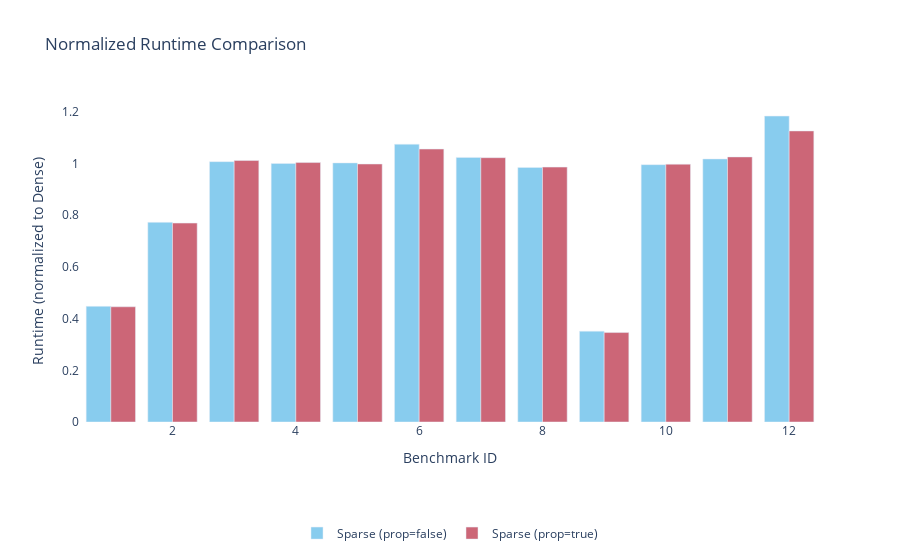
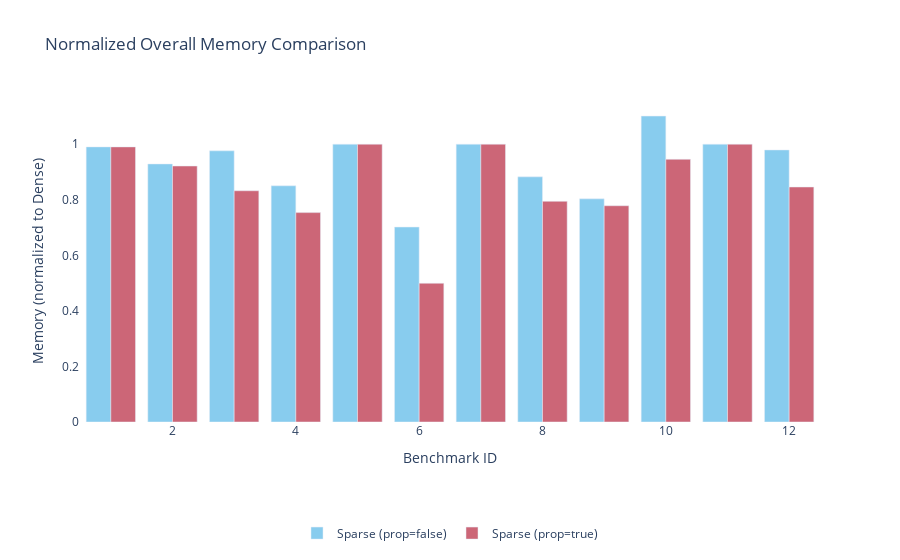
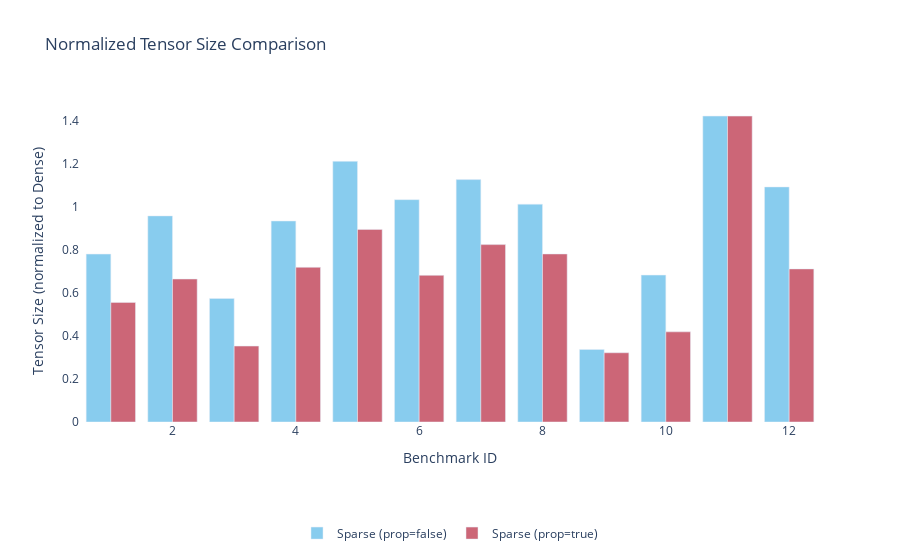
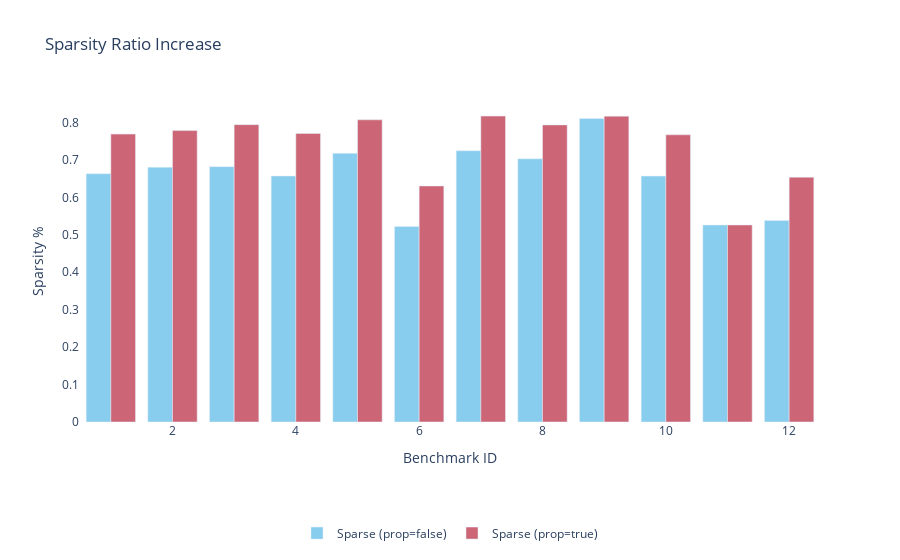

Source (notebook cell) for these figures, in order:
### Code cell
# --- Load and preprocess ---
df = pd.read_csv("einsum-data/13_50_5_complete.txt")
df.columns = df.columns.str.strip()
df = df.loc[df["file_name"] != "mc_2021_027.txt"]
df["benchmark_id"] = df["file_name"].factorize()[0] + 1

# Method labeling
def method_label(row):
    if row["format"] == "dense":
        return "Dense"
    elif row["format"] == "sparse" and row["propagate"] == 0:
        return "Sparse (prop=false)"
    elif row["format"] == "sparse" and row["propagate"] == 1:
        return "Sparse (prop=true)"
    else:
        return "Other"

df["method"] = df.apply(method_label, axis=1)
df = df.sort_values(by=['benchmark_id', 'format'])

# --- Normalization per benchmark ---
def normalize_metric(metric):
    dense_values = df.loc[df["method"] == "Dense", ["benchmark_id", metric]]
    dense_values = dense_values.rename(columns={metric: f"{metric}_dense"})

    merged = df.merge(dense_values, on="benchmark_id", how="left")
    merged[f"{metric}_norm"] = merged[metric] / merged[f"{metric}_dense"]
    return merged

df = normalize_metric("runtime")
df = normalize_metric("overall_memory")
df = normalize_metric("tensors-size")

# --- Filter out Dense bars ---
df_sparse = df[df["method"] != "Dense"]

# --- 1. Runtime comparison (normalized) ---
fig_runtime = px.bar(
    df_sparse,
    x="benchmark_id",
    y="runtime_norm",
    color="method",
    barmode="group",
    labels={"benchmark_id": "Benchmark ID", "runtime_norm": "Runtime (normalized to Dense)"},
    title="Normalized Runtime Comparison",
    color_discrete_sequence=px.colors.qualitative.Safe,
)
fig_runtime.update_layout(legend=dict(orientation="h", yanchor="top", y=-0.3,
                                      xanchor="center", x=0.5), plot_bgcolor='white', legend_title=None)
fig_runtime.show()

# --- 2. Memory comparison (normalized) ---
fig_memory = px.bar(
    df_sparse,
    x="benchmark_id",
    y="overall_memory_norm",
    color="method",
    barmode="group",
    labels={"benchmark_id": "Benchmark ID", "overall_memory_norm": "Memory (normalized to Dense)"},
    title="Normalized Overall Memory Comparison",
    color_discrete_sequence=px.colors.qualitative.Safe,
)
fig_memory.update_layout(legend=dict(orientation="h", yanchor="top", y=-0.3,
                                      xanchor="center", x=0.5), plot_bgcolor='white', legend_title=None)
fig_memory.show()

# --- 3. Tensor size comparison (normalized) ---
fig_tensors = px.bar(
    df_sparse,
    x="benchmark_id",
    y="tensors-size_norm",
    color="method",
    barmode="group",
    labels={"benchmark_id": "Benchmark ID", "tensors-size_norm": "Tensor Size (normalized to Dense)"},
    title="Normalized Tensor Size Comparison",
    color_discrete_sequence=px.colors.qualitative.Safe,
)
fig_tensors.update_layout(legend=dict(orientation="h", yanchor="top", y=-0.3,
                                      xanchor="center", x=0.5), plot_bgcolor='white', legend_title=None)
fig_tensors.show()



fig_sparsity = px.bar(
    df_sparse,
    x="benchmark_id",
    y="ratio_after",
    color="method",
    barmode="group",
    labels={"benchmark_id": "Benchmark ID", "ratio_after": "Sparsity %"},
    title="Sparsity Ratio Increase",
    color_discrete_sequence=px.colors.qualitative.Safe,
)
fig_sparsity.update_layout(legend=dict(orientation="h", yanchor="top", y=-0.3,
                                      xanchor="center", x=0.5), plot_bgcolor='white', legend_title=None)
fig_sparsity.show()

### Figure 1 — Plotly figure (JSON) as saved in the notebook; plotly's stock layout.template omitted (floating-point values rounded to 4 significant figures)
{"data": [{"alignmentgroup": "True", "hovertemplate": "method=Sparse (prop=false)<br>Benchmark ID=%{x}<br>Runtime (normalized to Dense)=%{y}<extra></extra>", "legendgroup": "Sparse (prop=false)", "marker": {"color": "rgb(136, 204, 238)", "pattern": {"shape": ""}}, "name": "Sparse (prop=false)", "offsetgroup": "Sparse (prop=false)", "orientation": "v", "showlegend": true, "textposition": "auto", "type": "bar", "x": [1, 2, 3, 4, 5, 6, 7, 8, 9, 10, 11, 12], "xaxis": "x", "y": [0.4474, 0.7723, 1.007, 0.9999, 1.002, 1.075, 1.024, 0.9847, 0.3515, 0.9954, 1.017, 1.183], "yaxis": "y"}, {"alignmentgroup": "True", "hovertemplate": "method=Sparse (prop=true)<br>Benchmark ID=%{x}<br>Runtime (normalized to Dense)=%{y}<extra></extra>", "legendgroup": "Sparse (prop=true)", "marker": {"color": "rgb(204, 102, 119)", "pattern": {"shape": ""}}, "name": "Sparse (prop=true)", "offsetgroup": "Sparse (prop=true)", "orientation": "v", "showlegend": true, "textposition": "auto", "type": "bar", "x": [1, 2, 3, 4, 5, 6, 7, 8, 9, 10, 11, 12], "xaxis": "x", "y": [0.4456, 0.7695, 1.011, 1.004, 0.9979, 1.056, 1.022, 0.9859, 0.346, 0.9973, 1.025, 1.126], "yaxis": "y"}], "layout": {"barmode": "group", "legend": {"orientation": "h", "title": {}, "tracegroupgap": 0, "x": 0.5, "xanchor": "center", "y": -0.3, "yanchor": "top"}, "plot_bgcolor": "white", "title": {"text": "Normalized Runtime Comparison"}, "xaxis": {"anchor": "y", "domain": [0, 1], "title": {"text": "Benchmark ID"}}, "yaxis": {"anchor": "x", "domain": [0, 1], "title": {"text": "Runtime (normalized to Dense)"}}}}

### Figure 2 — Plotly figure (JSON) as saved in the notebook; plotly's stock layout.template omitted (floating-point values rounded to 4 significant figures)
{"data": [{"alignmentgroup": "True", "hovertemplate": "method=Sparse (prop=false)<br>Benchmark ID=%{x}<br>Memory (normalized to Dense)=%{y}<extra></extra>", "legendgroup": "Sparse (prop=false)", "marker": {"color": "rgb(136, 204, 238)", "pattern": {"shape": ""}}, "name": "Sparse (prop=false)", "offsetgroup": "Sparse (prop=false)", "orientation": "v", "showlegend": true, "textposition": "auto", "type": "bar", "x": [1, 2, 3, 4, 5, 6, 7, 8, 9, 10, 11, 12], "xaxis": "x", "y": [0.9903, 0.9288, 0.9761, 0.8502, 1.0, 0.7018, 1.0, 0.8824, 0.8032, 1.101, 1.0, 0.9792], "yaxis": "y"}, {"alignmentgroup": "True", "hovertemplate": "method=Sparse (prop=true)<br>Benchmark ID=%{x}<br>Memory (normalized to Dense)=%{y}<extra></extra>", "legendgroup": "Sparse (prop=true)", "marker": {"color": "rgb(204, 102, 119)", "pattern": {"shape": ""}}, "name": "Sparse (prop=true)", "offsetgroup": "Sparse (prop=true)", "orientation": "v", "showlegend": true, "textposition": "auto", "type": "bar", "x": [1, 2, 3, 4, 5, 6, 7, 8, 9, 10, 11, 12], "xaxis": "x", "y": [0.9903, 0.9215, 0.8323, 0.7537, 1.0, 0.4994, 1.0, 0.7944, 0.7784, 0.9456, 1.0, 0.8459], "yaxis": "y"}], "layout": {"barmode": "group", "legend": {"orientation": "h", "title": {}, "tracegroupgap": 0, "x": 0.5, "xanchor": "center", "y": -0.3, "yanchor": "top"}, "plot_bgcolor": "white", "title": {"text": "Normalized Overall Memory Comparison"}, "xaxis": {"anchor": "y", "domain": [0, 1], "title": {"text": "Benchmark ID"}}, "yaxis": {"anchor": "x", "domain": [0, 1], "title": {"text": "Memory (normalized to Dense)"}}}}

### Figure 3 — Plotly figure (JSON) as saved in the notebook; plotly's stock layout.template omitted (floating-point values rounded to 4 significant figures)
{"data": [{"alignmentgroup": "True", "hovertemplate": "method=Sparse (prop=false)<br>Benchmark ID=%{x}<br>Tensor Size (normalized to Dense)=%{y}<extra></extra>", "legendgroup": "Sparse (prop=false)", "marker": {"color": "rgb(136, 204, 238)", "pattern": {"shape": ""}}, "name": "Sparse (prop=false)", "offsetgroup": "Sparse (prop=false)", "orientation": "v", "showlegend": true, "textposition": "auto", "type": "bar", "x": [1, 2, 3, 4, 5, 6, 7, 8, 9, 10, 11, 12], "xaxis": "x", "y": [0.7809, 0.9587, 0.5744, 0.9349, 1.212, 1.034, 1.127, 1.013, 0.3372, 0.6832, 1.423, 1.093], "yaxis": "y"}, {"alignmentgroup": "True", "hovertemplate": "method=Sparse (prop=true)<br>Benchmark ID=%{x}<br>Tensor Size (normalized to Dense)=%{y}<extra></extra>", "legendgroup": "Sparse (prop=true)", "marker": {"color": "rgb(204, 102, 119)", "pattern": {"shape": ""}}, "name": "Sparse (prop=true)", "offsetgroup": "Sparse (prop=true)", "orientation": "v", "showlegend": true, "textposition": "auto", "type": "bar", "x": [1, 2, 3, 4, 5, 6, 7, 8, 9, 10, 11, 12], "xaxis": "x", "y": [0.5564, 0.665, 0.3532, 0.7195, 0.8959, 0.6822, 0.825, 0.7815, 0.3219, 0.4193, 1.423, 0.712], "yaxis": "y"}], "layout": {"barmode": "group", "legend": {"orientation": "h", "title": {}, "tracegroupgap": 0, "x": 0.5, "xanchor": "center", "y": -0.3, "yanchor": "top"}, "plot_bgcolor": "white", "title": {"text": "Normalized Tensor Size Comparison"}, "xaxis": {"anchor": "y", "domain": [0, 1], "title": {"text": "Benchmark ID"}}, "yaxis": {"anchor": "x", "domain": [0, 1], "title": {"text": "Tensor Size (normalized to Dense)"}}}}

### Figure 4 — Plotly figure (JSON) as saved in the notebook; plotly's stock layout.template omitted (floating-point values rounded to 4 significant figures)
{"data": [{"alignmentgroup": "True", "hovertemplate": "method=Sparse (prop=false)<br>Benchmark ID=%{x}<br>Sparsity %=%{y}<extra></extra>", "legendgroup": "Sparse (prop=false)", "marker": {"color": "rgb(136, 204, 238)", "pattern": {"shape": ""}}, "name": "Sparse (prop=false)", "offsetgroup": "Sparse (prop=false)", "orientation": "v", "showlegend": true, "textposition": "auto", "type": "bar", "x": [1, 2, 3, 4, 5, 6, 7, 8, 9, 10, 11, 12], "xaxis": "x", "y": [0.6629, 0.6804, 0.6818, 0.6569, 0.7175, 0.5223, 0.7244, 0.7027, 0.8104, 0.6566, 0.526, 0.5379], "yaxis": "y"}, {"alignmentgroup": "True", "hovertemplate": "method=Sparse (prop=true)<br>Benchmark ID=%{x}<br>Sparsity %=%{y}<extra></extra>", "legendgroup": "Sparse (prop=true)", "marker": {"color": "rgb(204, 102, 119)", "pattern": {"shape": ""}}, "name": "Sparse (prop=true)", "offsetgroup": "Sparse (prop=true)", "orientation": "v", "showlegend": true, "textposition": "auto", "type": "bar", "x": [1, 2, 3, 4, 5, 6, 7, 8, 9, 10, 11, 12], "xaxis": "x", "y": [0.7688, 0.7782, 0.794, 0.7705, 0.8069, 0.6303, 0.8168, 0.7933, 0.8167, 0.7669, 0.5261, 0.6535], "yaxis": "y"}], "layout": {"barmode": "group", "legend": {"orientation": "h", "title": {}, "tracegroupgap": 0, "x": 0.5, "xanchor": "center", "y": -0.3, "yanchor": "top"}, "plot_bgcolor": "white", "title": {"text": "Sparsity Ratio Increase"}, "xaxis": {"anchor": "y", "domain": [0, 1], "title": {"text": "Benchmark ID"}}, "yaxis": {"anchor": "x", "domain": [0, 1], "title": {"text": "Sparsity %"}}}}
